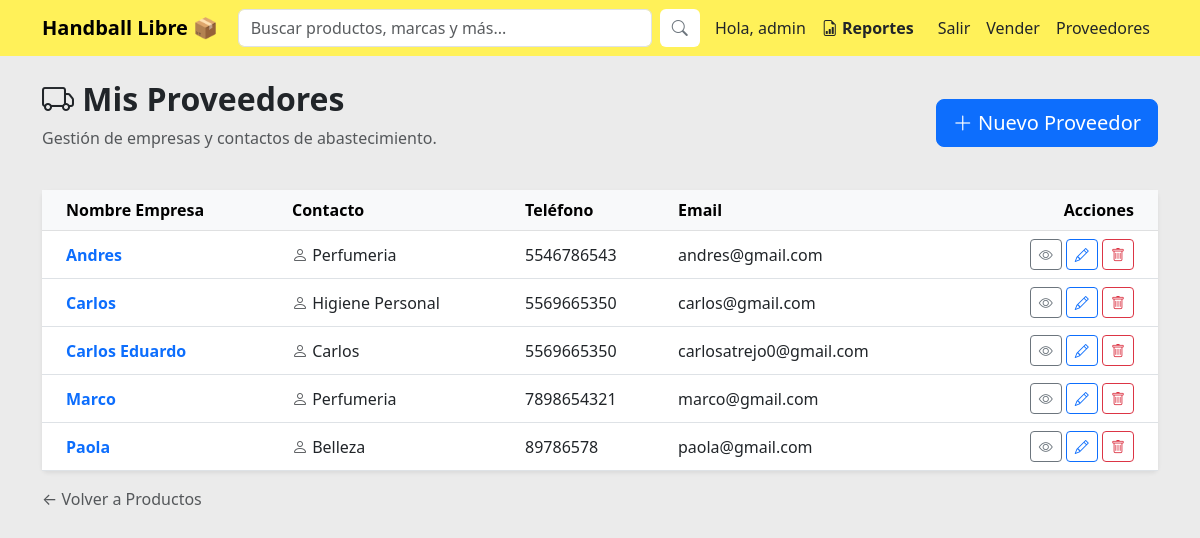
Page /productos/proveedores/ (signed in) on the committed database.
### productos/models.py (models this page shows, shortened)
class Proveedor(models.Model):
    nombre = models.CharField(max_length=200, unique=True)
    contacto_nombre = models.CharField(max_length=100, blank=True, null=True)
    telefono = models.CharField(max_length=20, blank=True, null=True)
    email = models.EmailField(blank=True, null=True)
    direccion = models.TextField(blank=True, null=True)
    class Meta:
        verbose_name_plural = "Proveedores"
        ordering = ['nombre']

### productos/views.py (the view)
# urls.py: path('proveedores/', ProveedorListView.as_view(), name='proveedor_list'),
class ProveedorListView(LoginRequiredMixin, ListView):
    model = Proveedor
    template_name = 'proveedores/proveedor_list.html'
    context_object_name = 'proveedores'

### productos/templates/proveedores/proveedor_list.html (shortened to what this page needs)
{% extends 'productos/base.html' %}
{% block content %}
<div class="d-flex justify-content-between align-items-center mb-4">
    <div>
        <h2 class="fw-bold"><i class="bi bi-truck"></i> Mis Proveedores</h2>
        <p class="text-muted">Gestión de empresas y contactos de abastecimiento.</p>
    </div>
    <a href="{% url 'proveedor_create' %}" class="btn btn-primary btn-lg">
        <i class="bi bi-plus-lg"></i> Nuevo Proveedor
    </a>
</div>
<div class="card shadow-sm border-0">
    <div class="card-body p-0">
        <div class="table-responsive">
            <table class="table table-hover align-middle mb-0">
                <thead class="table-light">
                    <tr>
                        <th class="ps-4">Nombre Empresa</th>
                        <th>Contacto</th>
                        <th>Teléfono</th>
                        <th>Email</th>
                        <th class="text-end pe-4">Acciones</th>
                    </tr>
                </thead>
                <tbody>
                    {% for proveedor in proveedores %}
                    <tr>
                        <td class="ps-4 fw-bold text-primary">
                            <a href="{% url 'proveedor_detail' proveedor.pk %}" class="text-decoration-none">
                                {{ proveedor.nombre }}
                            </a>
                        </td>
                        <td>
                            {% if proveedor.contacto_nombre %}
                                <i class="bi bi-person text-muted"></i> {{ proveedor.contacto_nombre }}
                            {% else %}
                                <span class="text-muted small">--</span>
                            {% endif %}
                        </td>
                        <td>{{ proveedor.telefono|default:"--" }}</td>
                        <td>{{ proveedor.email|default:"--" }}</td>
                        <td class="text-end pe-4">
                            <a href="{% url 'proveedor_detail' proveedor.pk %}" class="btn btn-sm btn-outline-secondary" title="Ver Detalle">
                                <i class="bi bi-eye"></i>
                            </a>
                            <a href="{% url 'proveedor_update' proveedor.pk %}" class="btn btn-sm btn-outline-primary" title="Editar">
                                <i class="bi bi-pencil"></i>
                            </a>
                            <a href="{% url 'proveedor_delete' proveedor.pk %}" class="btn btn-sm btn-outline-danger" title="Eliminar">
                                <i class="bi bi-trash"></i>
                            </a>
                        </td>
                    </tr>
                    {% endfor %}
                </tbody>
            </table>
        </div>
    </div>
</div>
<div class="mt-3">
    <a href="{% url 'producto_list' %}" class="text-decoration-none text-muted">
        &larr; Volver a Productos
    </a>
</div>
{% endblock %}

### productos/templates/productos/base.html (shortened to what this page needs)
<!DOCTYPE html>
<html lang="es">
<head>
    <link href="https://cdn.jsdelivr.net/npm/bootstrap@5.3.0/dist/css/bootstrap.min.css" rel="stylesheet">
    <link rel="stylesheet" href="https://cdn.jsdelivr.net/npm/bootstrap-icons@1.10.5/font/bootstrap-icons.css">
</head>
<body>
    <nav class="navbar navbar-expand-lg mercado-nav mb-4">
        <div class="container">
            <a class="navbar-brand fw-bold" href="{% url 'producto_list' %}">Handball Libre 📦</a>
            <div class="collapse navbar-collapse" id="navbarNav">
                <form class="d-flex mx-auto w-50" role="search" action="{% url 'producto_list' %}" method="GET">
                    <input class="form-control me-2" type="search" name="q" placeholder="Buscar productos, marcas y más..." aria-label="Search" value="{{ request.GET.q|default:'' }}">
                    <button class="btn btn-outline-secondary btn-search" type="submit"><i class="bi bi-search"></i></button>
                </form>
                <ul class="navbar-nav ms-auto align-items-center">
                    {% if user.is_authenticated %}
                        <li class="nav-item"><span class="nav-link text-dark">Hola, {{ user.username }}</span></li>
                        <li class="nav-item">
                            <a class="nav-link text-dark fw-bold" href="{% url 'reporte_stock' %}">
                                <i class="bi bi-file-earmark-bar-graph"></i> Reportes
                            </a>
                        </li>
                        <li class="nav-item">
                            <form action="{% url 'logout' %}" method="post" class="d-inline">
                                <button type="submit" class="nav-link text-dark btn-logout ms-2" style="cursor: pointer;">
                                    Salir
                                </button>
                            </form>
                        </li>
                    {% else %}
                        <li class="nav-item"><a class="nav-link text-dark" href="{% url 'login' %}">Ingresa</a></li>
                    {% endif %}
                    <li class="nav-item"><a class="nav-link text-dark" href="{% url 'producto_create' %}">Vender</a></li>
                    <li class="nav-item"><a class="nav-link text-dark" href="{% url 'proveedor_list' %}">Proveedores</a></li>
                </ul>
            </div>
        </div>
    </nav>
    <div class="container">
        {% block content %}
        {% endblock %}
    </div>
</body>
</html>

### productos/templates/productos/base.html (style rules this page uses)
body { background-color: #ebebeb; }
.mercado-nav { background-color: #fff159; }
.btn-search { background-color: #fff; border: none; }
.btn-logout { background: none; border: none; padding: 0; color: var(--bs-nav-link-color); text-decoration: none; }

### rows in the picture
Proveedor: nombre "Andres", contacto_nombre "Perfumeria", telefono "5546786543", email "andres@gmail.com"
Proveedor: nombre "Carlos", contacto_nombre "Higiene Personal", telefono "5569665350", email "carlos@gmail.com"
Proveedor: nombre "Carlos Eduardo", contacto_nombre "Carlos", telefono "5569665350", email "carlosatrejo0@gmail.com"
Proveedor: nombre "Marco", contacto_nombre "Perfumeria", telefono "7898654321", email "marco@gmail.com"
Proveedor: nombre "Paola", contacto_nombre "Belleza", telefono "89786578", email "paola@gmail.com"

### other values in the picture
{{ user.username }} "admin"
